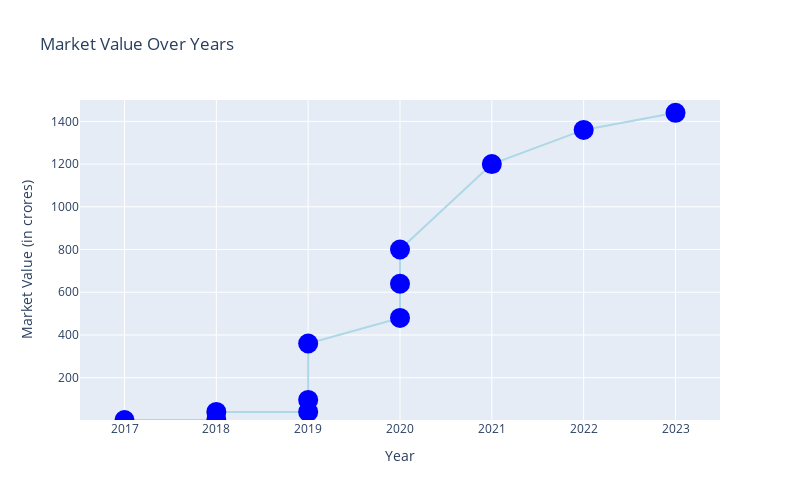

Write notebook code for a chart like this one.
### Code cell
years = [2017, 2018, 2018, 2019, 2019, 2019, 2020, 2020, 2020, 2021, 2022, 2023]
market_values = [1.6, 2.4, 40, 40, 96, 360, 480, 640, 800, 1200, 1360, 1440]
ages = [16, 17, 18, 18, 19, 19, 19, 19, 20, 21, 22, 23]

# scatter plot
fig = go.Figure()

# Scatter trace
fig.add_trace(go.Scatter(
    x=years,
    y=market_values,
    mode='markers+lines',
    marker=dict(color='blue', size=20),  # Adjust the size parameter here
    line=dict(color='lightblue', width=2),
    text=ages,
    hovertemplate='Age: %{text}<br>Market Value: %{y:.0f}cr',
    showlegend=False
))


fig.update_layout(
    title='Market Value Over Years',
    xaxis_title='Year',
    yaxis_title='Market Value (in crores)',
    xaxis=dict(tickvals=years, ticktext=years),
    yaxis=dict(range=[2, 1500]),
    width=800,
    height=500
)
fig.write_html("haland.html")


fig.show()

### Figure 1 — Plotly figure (JSON) as saved in the notebook; plotly's stock layout.template omitted (floating-point values rounded to 4 significant figures)
{"data": [{"hovertemplate": "Age: %{text}<br>Market Value: %{y:.0f}cr", "line": {"color": "lightblue", "width": 2}, "marker": {"color": "blue", "size": 20}, "mode": "markers+lines", "showlegend": false, "text": ["16", "17", "18", "18", "19", "19", "19", "19", "20", "21", "22", "23"], "type": "scatter", "x": [2017, 2018, 2018, 2019, 2019, 2019, 2020, 2020, 2020, 2021, 2022, 2023], "y": [1.6, 2.4, 40, 40, 96, 360, 480, 640, 800, 1200, 1360, 1440]}], "layout": {"height": 500, "title": {"text": "Market Value Over Years"}, "width": 800, "xaxis": {"ticktext": [2017, 2018, 2018, 2019, 2019, 2019, 2020, 2020, 2020, 2021, 2022, 2023], "tickvals": [2017, 2018, 2018, 2019, 2019, 2019, 2020, 2020, 2020, 2021, 2022, 2023], "title": {"text": "Year"}}, "yaxis": {"range": [2, 1500], "title": {"text": "Market Value (in crores)"}}}}
